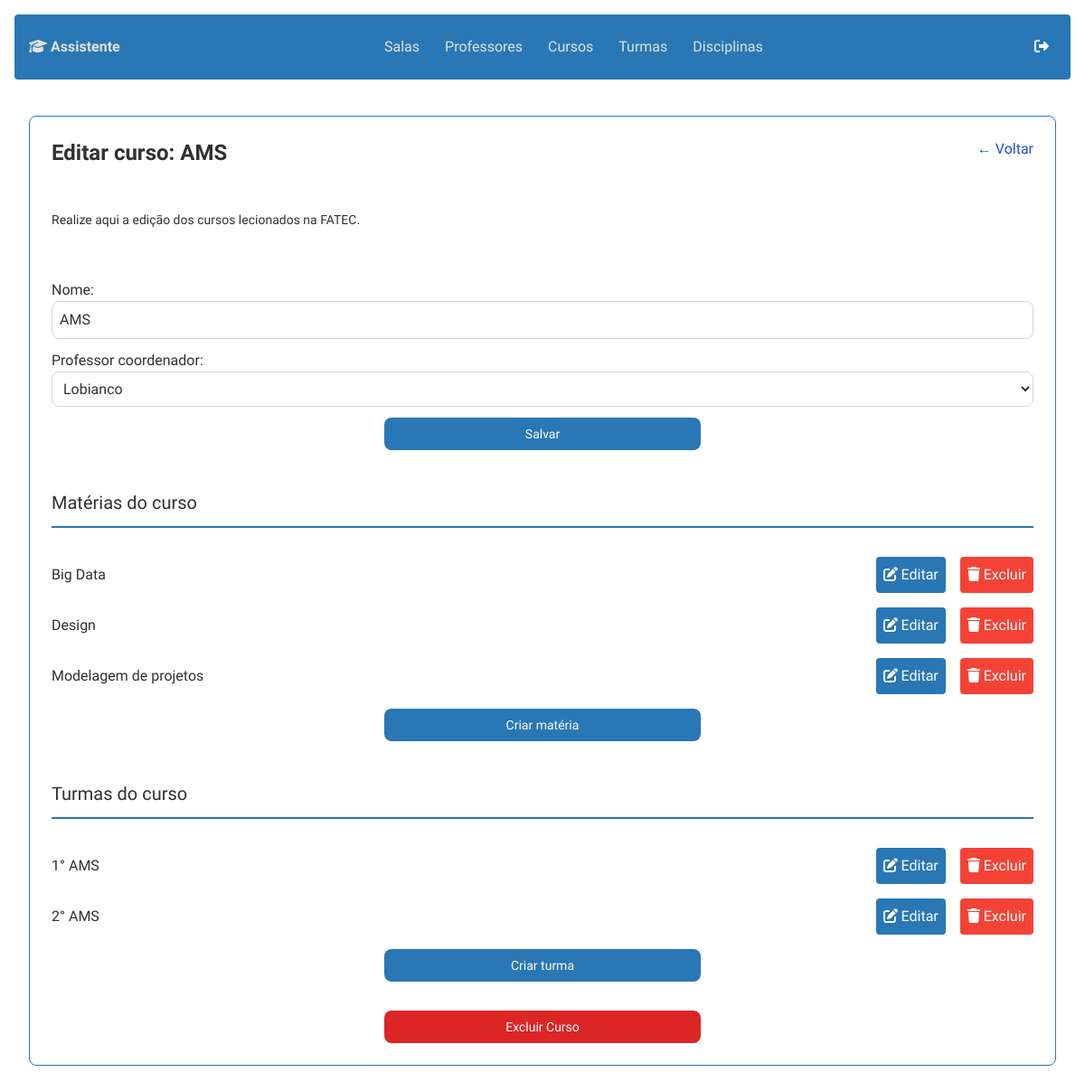
Screenshot of /courses/edit/2/ with the database file from the repository.
### courses/models.py (models this page shows, shortened)
class Course(models.Model):
    nome = models.CharField(max_length=150)
    turmas = models.ManyToManyField('turmas.Turma', blank=True)  # Usando string para atrasar a importação
    materias = models.ManyToManyField('materias_modelo.Materia', blank=True)  # Usando string para evitar circularidade
    professor_coordenador = models.ForeignKey(Professor, on_delete=models.CASCADE, blank=True, null=True)

### professors/models.py (models this page shows, shortened)
class Professor(models.Model):
    nome = models.CharField(max_length=100)
    email = models.EmailField(default="")
    ra = models.CharField(max_length=20, unique=True, default="")
    max_horas = models.FloatField()
    horas_atuais = models.FloatField(default=0.0)
    def __str__(self):
        return self.nome

### materias_modelo/models.py (models this page shows, shortened)
class Materia(models.Model):
    nome = models.CharField(max_length=100)
    semestre = models.IntegerField(validators=[MaxValueValidator(12), MinValueValidator(1)])

### turmas/models.py (models this page shows, shortened)
class Turma(models.Model):
    PERIODO = [
        (1, 'Matutino'),
        (2, 'Vespertino'),
        (3, 'Noturno'),
    ]
    nome = models.CharField(max_length=150)
    semestre = models.IntegerField(validators=[MaxValueValidator(12), MinValueValidator(1)])
    periodo = models.IntegerField(choices=PERIODO)
    materias_copy = models.ManyToManyField(Materia, blank=True)
    curso = models.ForeignKey('courses.Course', on_delete=models.CASCADE)

### courses/views.py (the view)
# urls.py: path('edit/<int:course_id>/', views.course_edit, name='course_edit'),
def course_edit(request, course_id):
    course = get_object_or_404(Course, id=course_id)
    if request.method == 'POST':
        form = EditCourseForm(request.POST, instance=course)
        if form.is_valid():
            form.save()
            return redirect('courses_list')  # Redirecione para a lista de cursos ou outra página apropriada
    else:
        form = EditCourseForm(instance=course)
    return render(request, 'courses/course_edit.html', {'form': form, 'course': course})

### courses/forms.py
class EditCourseForm(forms.ModelForm):
    class Meta:
        model = Course
        fields = ['nome','professor_coordenador']
        widgets = {
            'nome': forms.TextInput(attrs={
                'class': 'min-w-full flex-1 p-2 border border-gray-300 rounded-lg bg-transparent text-custom1 placeholder-gray-400'
            }),
            'professor_coordenador': forms.Select(attrs={
               'class': 'min-w-full flex-1 p-2 border border-gray-300 rounded-lg bg-transparent text-custom1 placeholder-gray-400'
            })
        }

### courses/templates/courses/course_edit.html (shortened to what this page needs)
<!DOCTYPE html>
<html lang="pt-br">
<head>
    {% include "app/custom/imports.html" %}
</head>
<body class="font-montserrat bg-backgroun text-custom1 min-h-screen">
    <section class="min-h-screen flex flex-col p-4">
        {% include "app/widgets/navbar.html" %}
        <div class="flex-grow flex flex-col p-4">
          <div
            class="bg-transparent border border-custom6 rounded-lg p-6 gap-8 flex-grow flex flex-col"
          >
            <div class="flex justify-between mb-4">
              <h1 class="text-2xl font-bold text-custom1">
                Editar curso: {{ course.nome }}
              </h1>
              <a
                href="{% url 'courses_list' %}"
                class="text-blue-700 hover:underline"
              >
                &#8592; Voltar
              </a>
            </div>
            <p class="text-sm text-custom1 mb-6">
              Realize aqui a edição dos cursos lecionados na FATEC.
            </p>
            <form
              method="post"
              class="flex flex-col gap-3"
            >
                {{ form.as_p }}
              <button
                type="submit"
                class="justify-center self-center w-full max-w-[350px] bg-custom6 text-white text-sm px-4 py-2 rounded-lg hover:bg-blue-800">
                Salvar
              </button>
            </form>
            <section class="flex flex-col gap-4">
              <h2 class="text-xl border-b-2 border-custom6 py-3 mb-4">Matérias do curso</h2>
              <ul class="flex flex-col gap-4">
                {% for materia in course.materias.all %}
                    <li class="flex-1 flex gap-4 items-center justify-between max-h-[45px]">
                        {{ materia.nome }}
                        <div class="max-h-full flex gap-4">
                          <a
                            href="{% url 'materia_modelo_edit' materia.id %}"
                            class="bg-custom6 text-white p-2 rounded hover:bg-custom2 transition-colors"
                          >
                            <i class="fa-solid fa-pen-to-square"></i>
                            Editar
                          </a>
                          <form
                            method="post"
                            action="{% url 'materia_modelo_delete' materia.id %}"
                            style="display:inline;"
                            >
                              <button
                                type="submit"
                                onclick="return confirm('Tem certeza que deseja deletar esta matéria?');"
                                class="bg-error text-white p-2 rounded hover:bg-custom2 transition-colors"
                              >
                                <i class="fa-solid fa-trash"></i>
                                Excluir
                              </button>
                          </form>
                        </div>
                    </li>
                {% endfor %}
              </ul>
              <a
                href="{% url 'materia_modelo_create' course.id %}"
                class="flex-1 flex justify-center self-center w-full max-w-[350px] bg-custom6 text-white text-sm px-4 py-2 rounded-lg hover:bg-blue-800"
              > Criar matéria </a>
            </section>
            <section class="flex flex-col gap-4">
              <h2 class="text-xl border-b-2 border-custom6 py-3 mb-4">Turmas do curso</h2>
              <ul class="flex flex-col gap-4">
                {% for turma in course.turmas.all %}
                    <li class="flex-1 flex gap-4 items-center justify-between max-h-[45px]">
                        {{ turma.nome }}
                        <div class="max-h-full flex gap-4">
                          <a
                            href="{% url 'turma_edit' turma.id %}"
                            class="bg-custom6 text-white p-2 rounded hover:bg-custom2 transition-colors"
                          >
                            <i class="fa-solid fa-pen-to-square"></i>
                            Editar
                          </a>
                          <form
                            method="post"
                            action="{% url 'turma_delete' turma.id %}"
                            style="display:inline;"
                            >
                              <button
                                type="submit"
                                onclick="return confirm('Tem certeza que deseja deletar esta turma?');"
                                class="bg-error text-white p-2 rounded hover:bg-custom2 transition-colors"
                              >
                                <i class="fa-solid fa-trash"></i>
                                Excluir
                              </button>
                          </form>
                        </div>
                    </li>
                {% endfor %}
              </ul>
              <a
                href="{% url 'turma_create' course.id %}"
                class="flex-1 flex justify-center self-center w-full max-w-[350px] bg-custom6 text-white text-sm px-4 py-2 rounded-lg hover:bg-blue-800"
              > Criar turma </a>
            </section>
            <form
              method="post"
              action="{% url 'course_delete' course.id %}"
              class="flex-1 flex flex-col justify-between"
            >
              <button
                type="submit"
                onclick="return confirm('Tem certeza que deseja deletar este curso?');"
                class="flex-1 flex justify-center self-center w-full max-w-[350px] bg-red-600 text-white text-sm px-4 py-2 rounded-lg hover:bg-white-800 hover:text-black"
              >
                Excluir Curso
              </button>
            </form>
          </div>
        </div>
    </section>
</body>
</html>

### rows the page displays
Course: nome "AMS", professor_coordenador "Lobianco"
Materia: nome "Big Data"
Materia: nome "Design"
Materia: nome "Modelagem de projetos"
Turma: nome "1° AMS"
Turma: nome "2° AMS"
